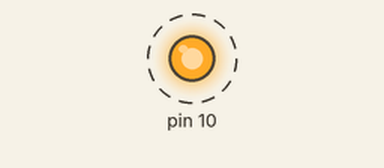
Simulated run of this sketch. Board: Arduino Uno, built with avr-gcc and run on an emulated ATmega328P. On the bench: output pins drawn as LEDs (lit = HIGH). Dashed ring = blinking.

Above: at 0.05 s.
Timing chart, 0 to 3.0 s (numbered marks = the images above):
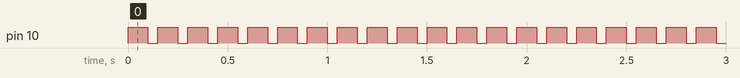

Measured:
- by itself, pin 10: alternates HIGH for 0.10 s and LOW for 0.05 s

The sketch:

Blink_Test.ino
```cpp
void setup()
{

  pinMode(10, OUTPUT);
}


void loop()
{
  digitalWrite(10, HIGH);   // turn the LED on (HIGH is the voltage level)
  delay(100);
                       // wait for a second
  digitalWrite(10, LOW);    // turn the LED off by making the voltage LOW
  delay(50);                      // wait for a second
}
```
